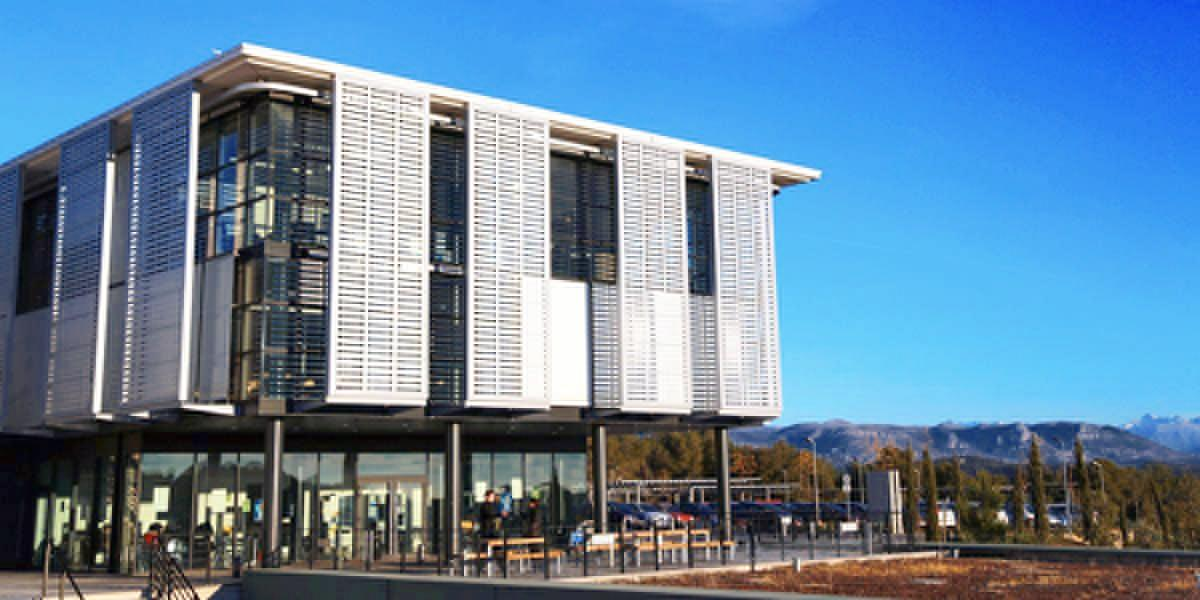
#> input picture image_gauss_calcul_avec_filtre.jpg, 1200 x 600 px
$ python 'Programme version finale.py'
#> lines starting #> are read from the running program, lines starting #| are printed output that depends on the picture
import numpy as np
import math
import matplotlib.pyplot as plt
import cv2
import tkinter as tk
from tkinter import filedialog
from scipy.ndimage import gaussian_filter
import time


#Fenêtre de selection de l'image que l'on souhaite compresser
def selectionner_fichier():
    root = tk.Tk()
    root.withdraw()  # Masquer la fenêtre tkinter
    file_path = filedialog.askopenfilename(filetypes=[("Image files", "*.png;*.jpg;*.jpeg")])
#> the answer given: image_gauss_calcul_avec_filtre.jpg
    return file_path

path_image=selectionner_fichier()


## Méthode par le calcul en utilisant matplotlib

# Lecture de l'image
img_1 = plt.imread(path_image)
#> img_1 is the input picture: shape (600, 1200, 3); mean R, G, B 99.4, 132.2, 160.6

#Matrice de quantification Q
Q = np.array([[16, 11, 10, 16, 24, 40, 51, 61],
              [12, 12, 14, 19, 26, 58, 60, 55],
              [14, 13, 16, 24, 40, 57, 69, 56],
              [14, 17, 22, 29, 51, 87, 80, 62],
              [18, 22, 37, 56, 68, 109, 103, 77],
              [24, 35, 55, 64, 81, 104, 113, 92],
              [49, 64, 78, 87, 103, 121, 120, 101],
              [72, 92, 95, 98, 112, 100, 103, 99]])

#Matrice de quantification alternative
Q_alt = np.array([
    [17, 18, 24, 47, 99, 99, 99, 99],
    [18, 21, 26, 66, 99, 99, 99, 99],
    [24, 26, 56, 99, 99, 99, 99, 99],
    [47, 66, 99, 99, 99, 99, 99, 99],
    [99, 99, 99, 99, 99, 99, 99, 99],
    [99, 99, 99, 99, 99, 99, 99, 99],
    [99, 99, 99, 99, 99, 99, 99, 99],
    [99, 99, 99, 99, 99, 99, 99, 99]
])

def transformation_img(img, filtre=False, bruitage=False, Q=Q, save=False, titre='image finale.png'):
#> called with filtre = False, bruitage = False, Q = array of shape (8, 8), save = False, titre = 'image finale.png'
    h, w = img.shape[:2]
#> h = 600; w = 1200
    # Adapter les dimensions de l'image pour être divisibles par 8
    h_new = h - int(np.mod(h, 8))
#> h_new = 600
    w_new = w - int(np.mod(w, 8))
#> w_new = 1200
    img_cropped = img[:h_new, :w_new, :]  # Image découpée aux dimensions multiples de 8
    img_2 = img_cropped.copy()
    if bruitage:
        # Appliquer un filtre gaussien pour réduire le bruit
        img_2 = gaussian_filter(img_2, sigma=0.5)  # sigma ajuste l'intensité du flou
    couleurs = [] #liste pour stocker les différents canaux couleurs de l'image
    #Boucle pour les 3 couleurs de l'image (RGB)
    for p in range(0, 3):
        # Calcul de la matrice P
        P = np.zeros((8, 8))
        for k in range(8):
            for i in range(8):
                if k == 0:
                    P[k, i] = (np.cos(((2 * i + 1) * k * np.pi) / 16) / 2) / np.sqrt(2)
                else:
                    P[k, i] = np.cos(((2 * i + 1) * k * np.pi) / 16) / 2
        P_T = P.T
        # Compression
        D = np.empty((h_new // 8, w_new // 8), dtype=object)
        for i in range(0, h_new, 8):
            for j in range(0, w_new, 8):
                M = img_2[i:i + 8, j:j + 8, p]
                M = (M * 255).astype('int32') - 128
                D[i // 8, j // 8] = np.dot(np.dot(P, M), P_T)
                D[i // 8, j // 8] = np.round(D[i // 8, j // 8] / Q).astype('int32')
                D[i // 8, j // 8][7, :] = 0  # Dernière ligne = 0
                D[i // 8, j // 8][:, 7] = 0  # Dernière colonne = 0
                # Filtrage des hautes fréquences : On met à zéro les coefficients au-delà d'une certaine limite
                # Ici, nous gardons uniquement les 3 premières lignes et colonnes (basses fréquences)
                if filtre: #filtre pouvant être appliqué à l'image
                    D[i // 8, j // 8][3:, :] = 0  # Mettre à zéro les lignes après la troisième
                    D[i // 8, j // 8][:, 3:] = 0  # Mettre à zéro les colonnes après la troisième
        # Décompression
        M = np.empty((h_new // 8, w_new // 8), dtype=object)
        for i in range(0, h_new, 8):
            for j in range(0, w_new, 8):
                M[i // 8, j // 8] = np.dot(np.dot(P_T, D[i // 8, j // 8] * Q), P)
        M = (np.stack(M) + 128) / 255
        img_129 = np.zeros((h_new, w_new), dtype=float)
        for i in range(0, h_new, 8):
            for j in range(0, w_new, 8):
                img_129[i:i + 8, j:j + 8] = M[i // 8, j // 8]
        couleurs.append(img_129)
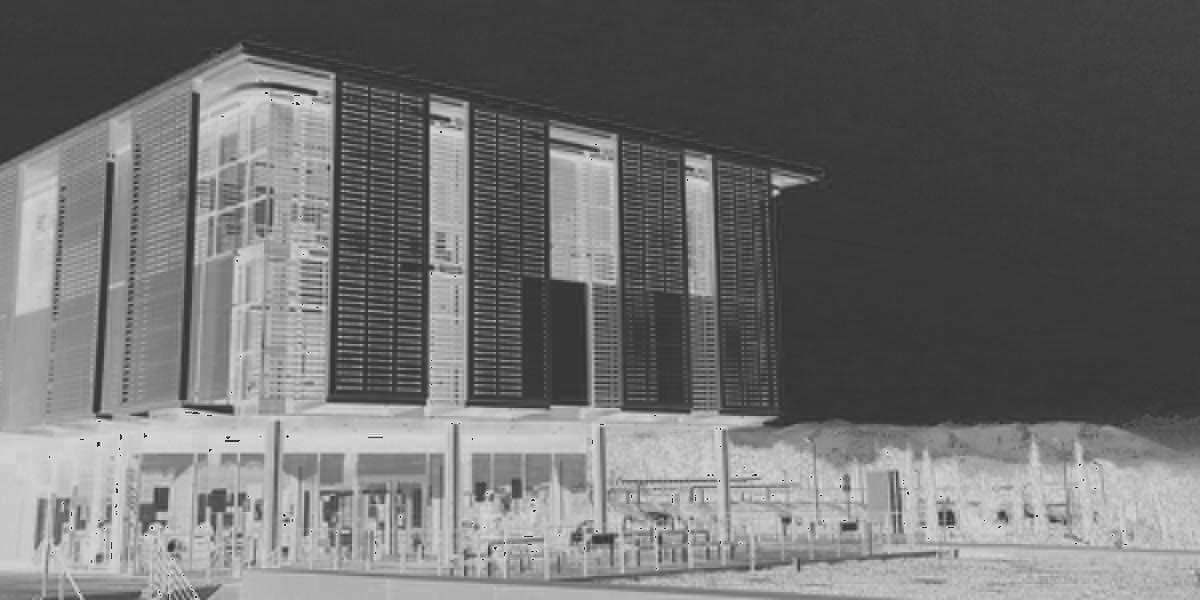
#> img_129: shape (600, 1200) float64; min -0.326, max 1.26, mean 0.374; drawn with min black and max white
#> after the loop, couleurs = 3 items

    img_finale = np.stack((couleurs[0], couleurs[1], couleurs[2]), axis=-1)
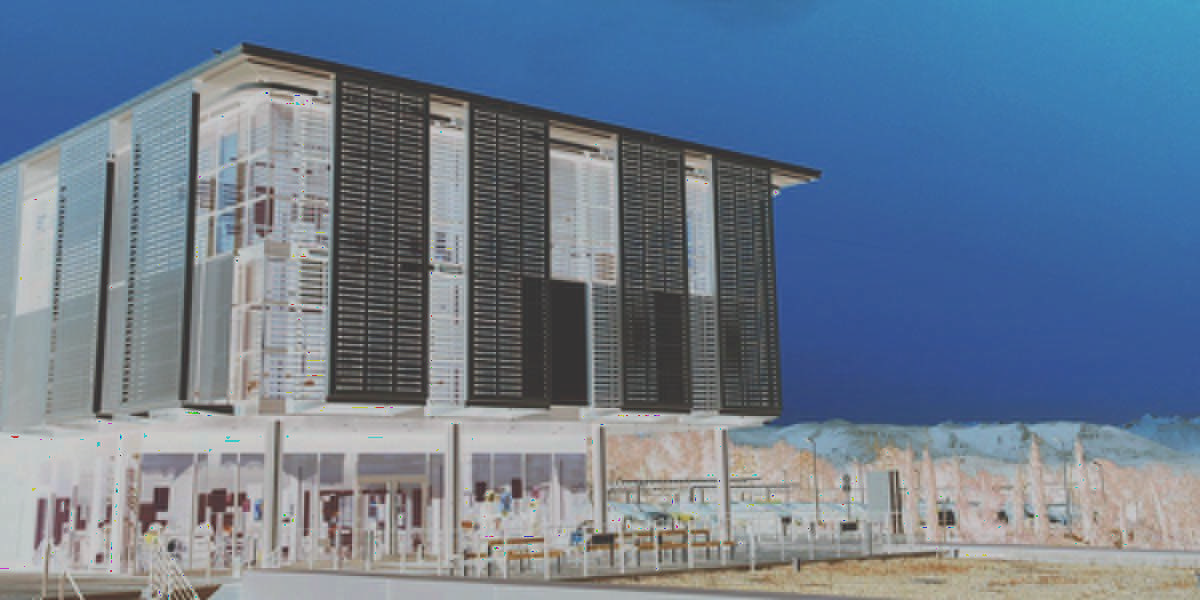
#> img_finale: shape (600, 1200, 3) float64; mean of channels 0, 1, 2 0.613, 0.485, 0.374; drawn with min black and max white

    # Redimensionner l'image finale à la taille d'origine (h, w) de l'image
    img_finale_resized = img.copy()  # Créer un tableau de la taille d'origine
    img_finale_resized[:h_new, :w_new, 0:3] = img_finale[:h_new, :w_new, :]
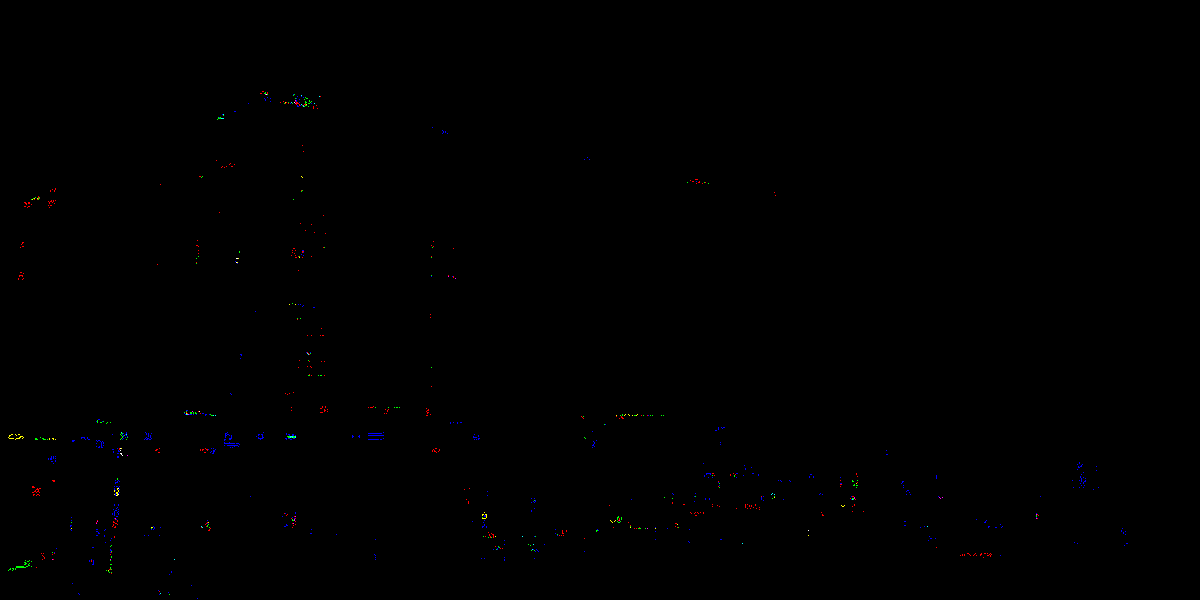
#> img_finale_resized: shape (600, 1200, 3); mean R, G, B 0.000914, 0.000607, 0.00113; drawn with 1 as white
    if save: #sauvegarde l'image finale si on le souhaite
        # Normalisation de img_finale entre [0, 1]
        image_finale_plt = np.clip(img_finale_resized, 0, 1)
        # Sauvegarde de l'image
        plt.imsave(titre, image_finale_plt)
    return img_finale_resized


# Mesurer le temps de calcul
start_time = time.time()

image_finale_plt=transformation_img(img_1)

# Calcul du temps écoulé
end_time = time.time()
execution_time = end_time - start_time

# Affichage du temps de calcul
print(f"Temps de calcul pour la méthode par le calcul: {execution_time:.2f} secondes")

#comparaison entre l'image d'origine et l'image compresée (méthode de calcul marchant aussi avec la méthode utilisant opencv)
diff_plt = cv2.absdiff((img_1* 255).astype(np.uint8), (image_finale_plt * 255).astype(np.uint8))
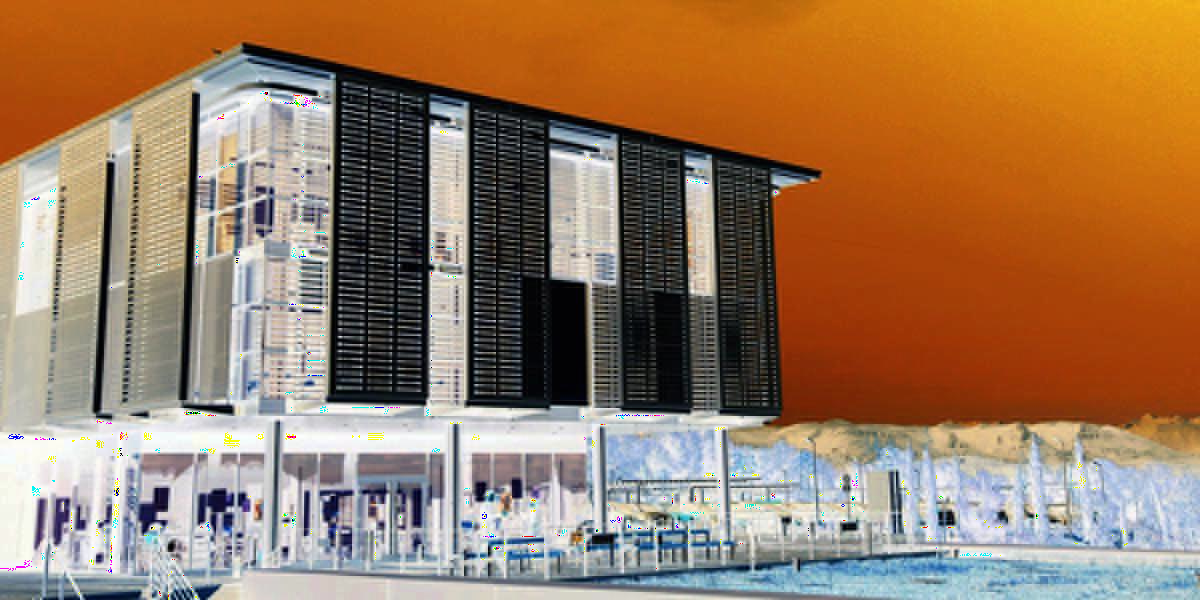
#> diff_plt: shape (600, 1200, 3); mean R, G, B 156.3, 123.5, 95
diff_percentage_plt = (np.sum(diff_plt) / np.prod(diff_plt.shape)) * 100 / 255
#> diff_percentage_plt = 48.99
print(f"Différence obtenue via la méthode passant par le calcul : {diff_percentage_plt:.2f}%")
#| Différence obtenue via la méthode passant par le calcul : 48.99%

#Comparaison des matrices en norme L2 relative
#difference = np.linalg.norm(img_1 - image_finale_plt) / np.linalg.norm(img_1)
#print(f"Différence en norme L2 relative par le calcul: {(difference)*100:.2f}%")

plt.figure(2)
plt.subplot(1, 2, 1)
plt.title('Image d\'origine')
plt.imshow(img_1)
plt.subplot(1, 2, 2)
plt.title('Image Transformée')
plt.imshow(image_finale_plt)
plt.show()


## Méthode par la libraire opencv

# Lire l'image en couleur (RGB) avec cv2
image = cv2.imread(path_image)

# Transformer les intensités en entiers entre 0 et 255, puis centrer pour se ramener entre -128 et 127
img_1 = image.astype(np.float32) - 128

# Définir la matrice de passage en fréquentiel de la DCT2
def dct2(block):
    return cv2.dct(block)

def idct2(block):
    return cv2.idct(block)

#fonction pour compresser l'image
def compress_block(block, Q):
    D = dct2(block)
    D_q = np.round(D / Q)
    return D_q

#fonction pour décompresser l'image
def decompress_block(block, Q):
    D_q = block * Q
    return idct2(D_q)

def transformation_img_cv2(image):
    h,w=image.shape[:2]
#> h = 600; w = 1200
    h=h-int(np.mod(h,8))
    w=w-int(np.mod(w,8))
    img_1=image[:h,:w,:]
    img_2=img_1.copy()
    couleurs=[]
    for p in range(0,3):
        img_3=img_2[:,:,p]
        #transformation de l'image en multiple de 8

        #création de matrices de mêmes tailles que img_2
        compressed_image = np.zeros_like(img_3)
        decompressed_image = np.zeros_like(img_3)
        #compression puis décompression de l'image
        for i in range(0, h, 8):
            for j in range(0, w, 8):
                block = img_3[i:i+8, j:j+8]
                compressed_block = compress_block(block, Q)
                compressed_image[i:i+8, j:j+8] = compressed_block
                decompressed_block = decompress_block(compressed_block, Q)
                decompressed_image[i:i+8, j:j+8] = decompressed_block
        # Re-transformer les valeurs entre -128 et 127 en réels entre 0 et 255
        decompressed_image = np.clip(decompressed_image + 128, 0, 255).astype(np.uint8)
        couleurs.append(decompressed_image)
#> this loop made 3 passes
#> pass 1, in transformation_img_cv2, `img_3=img_2[:,:,p]`:
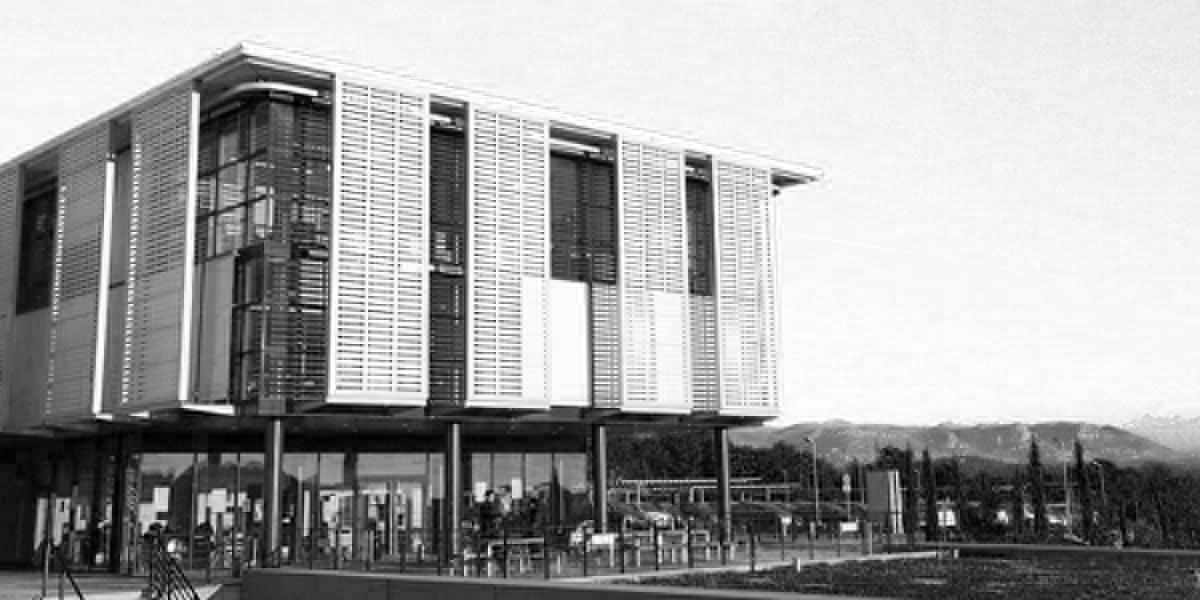
#> img_3: shape (600, 1200) float32; min -128, max 127, mean 32.6; drawn with min black and max white
#> after the loop:
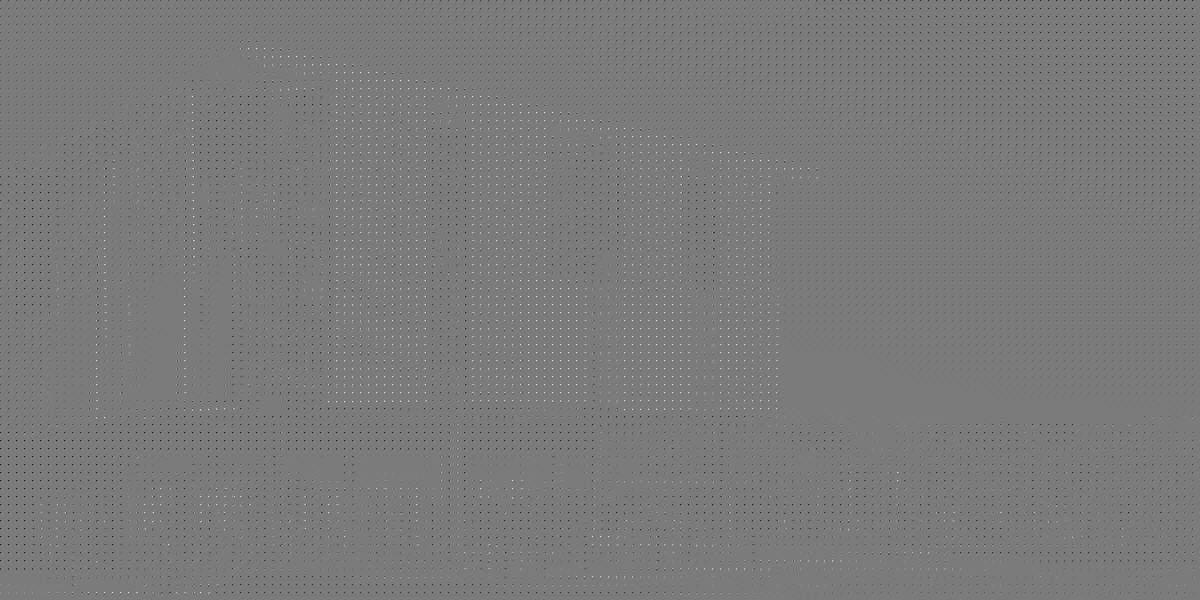
#> compressed_image: shape (600, 1200) float32; min -62, max 66, mean -0.2; drawn with min black and max white
#> after the loop, couleurs = 3 items
    return cv2.merge((couleurs[0],couleurs[1],couleurs[2])), img_1


# Mesurer le temps de calcul
start_time = time.time()


image_finale, img_1=transformation_img_cv2(img_1)
#cv2.imwrite('image_finale_cv2.jpg',image_finale)

#convertion de l'image au bon format couleur
image=cv2.cvtColor(image, cv2.COLOR_BGR2RGB)
image_finale_cv2=cv2.cvtColor(image_finale, cv2.COLOR_BGR2RGB)
#plt.imsave('image_resultat_.jpg', image_finale_cv2)

# Calcul du temps écoulé
end_time = time.time()
execution_time = end_time - start_time

# Affichage du temps de calcul
print(f"Temps de calcul pour la méthode cv2: {execution_time:.2f} secondes")

#différence entre l'image d'origine et l'image transformé par cv2
diff_cv2 = cv2.absdiff((image * 255).astype(np.uint8), (image_finale_cv2 * 255).astype(np.uint8))
diff_percentage_cv2 = (np.sum(diff_cv2) / np.prod(diff_cv2.shape)) * 100 / 255
#> diff_percentage_cv2 = 0.437
print(f"Différence en pourcentage entre l'image compressée et l'image d'origine par cv2 : {diff_percentage_cv2:.2f}%")
#| Différence en pourcentage entre l'image compressée et l'image d'origine par cv2 : 0.44%


# Affichage des images pour comparaison visuelle
plt.subplot(1, 2, 1)
plt.title('Image Originale')
plt.imshow(image)
plt.axis('off')

plt.subplot(1, 2, 2)
plt.title('Image Transformée')
plt.imshow(image_finale_cv2)
plt.axis('off')

plt.show()


#comparaison des images obtenues via les deux méthodes

diff_methods=diff_percentage_plt-diff_percentage_cv2
#> diff_methods = 48.55
if diff_methods<0:
    print(f"La méthode passant par le calcul est meilleurs de {-diff_methods:.2f}%")
else:
    print(f"La méthode passant par la librairie cv2 est meilleurs de {diff_methods:.2f}%")
#| La méthode passant par la librairie cv2 est meilleurs de 48.55%
